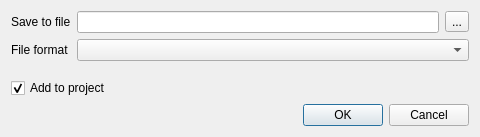
<?xml version="1.0" encoding="UTF-8"?>
<ui version="4.0">
 <class>ExtractAssemblyRegionDialog</class>
 <widget class="QDialog" name="ExtractAssemblyRegionDialog">
  <property name="geometry">
   <rect>
    <x>0</x>
    <y>0</y>
    <width>480</width>
    <height>137</height>
   </rect>
  </property>
  <property name="windowTitle">
   <string>Export Assembly Region</string>
  </property>
  <layout class="QVBoxLayout" name="verticalLayout">
   <item>
    <layout class="QGridLayout" name="gridLayout">
     <item row="0" column="0">
      <widget class="QLabel" name="filepathLabel">
       <property name="text">
        <string>Save to file</string>
       </property>
      </widget>
     </item>
     <item row="0" column="1">
      <widget class="QLineEdit" name="filepathLineEdit"/>
     </item>
     <item row="0" column="2">
      <widget class="QToolButton" name="filepathToolButton">
       <property name="text">
        <string>...</string>
       </property>
      </widget>
     </item>
     <item row="1" column="0">
      <widget class="QLabel" name="documentFormatLabel">
       <property name="text">
        <string>File format</string>
       </property>
      </widget>
     </item>
     <item row="1" column="1" colspan="2">
      <widget class="QComboBox" name="documentFormatComboBox"/>
     </item>
    </layout>
   </item>
   <item>
    <widget class="QWidget" name="regionSelectorWidget" native="true">
     <layout class="QVBoxLayout" name="verticalLayout_2">
      <property name="spacing">
       <number>0</number>
      </property>
      <property name="leftMargin">
       <number>0</number>
      </property>
      <property name="topMargin">
       <number>0</number>
      </property>
      <property name="rightMargin">
       <number>0</number>
      </property>
      <property name="bottomMargin">
       <number>0</number>
      </property>
     </layout>
    </widget>
   </item>
   <item>
    <widget class="QCheckBox" name="addToProjectCheckBox">
     <property name="text">
      <string>Add to project</string>
     </property>
     <property name="checked">
      <bool>true</bool>
     </property>
    </widget>
   </item>
   <item>
    <widget class="QDialogButtonBox" name="buttonBox">
     <property name="orientation">
      <enum>Qt::Horizontal</enum>
     </property>
     <property name="standardButtons">
      <set>QDialogButtonBox::Cancel|QDialogButtonBox::Ok</set>
     </property>
    </widget>
   </item>
  </layout>
 </widget>
 <resources/>
 <connections>
  <connection>
   <sender>buttonBox</sender>
   <signal>accepted()</signal>
   <receiver>ExtractAssemblyRegionDialog</receiver>
   <slot>accept()</slot>
   <hints>
    <hint type="sourcelabel">
     <x>248</x>
     <y>254</y>
    </hint>
    <hint type="destinationlabel">
     <x>157</x>
     <y>274</y>
    </hint>
   </hints>
  </connection>
  <connection>
   <sender>buttonBox</sender>
   <signal>rejected()</signal>
   <receiver>ExtractAssemblyRegionDialog</receiver>
   <slot>reject()</slot>
   <hints>
    <hint type="sourcelabel">
     <x>316</x>
     <y>260</y>
    </hint>
    <hint type="destinationlabel">
     <x>286</x>
     <y>274</y>
    </hint>
   </hints>
  </connection>
 </connections>
</ui>
